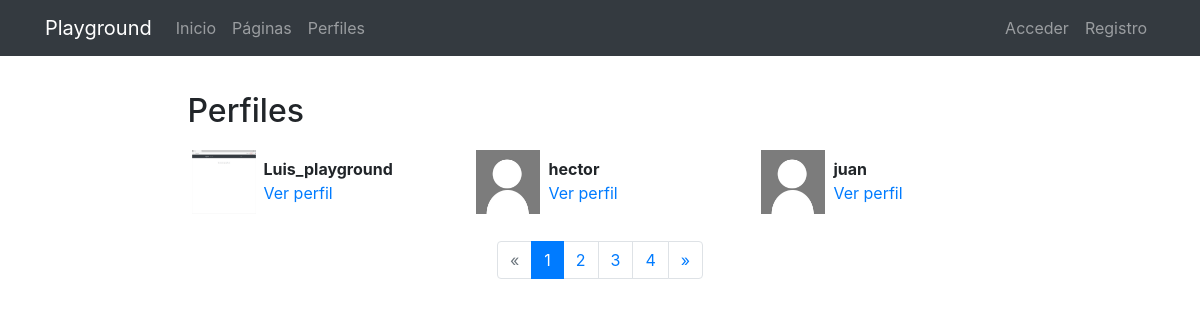
The app's page /profiles/, older data.
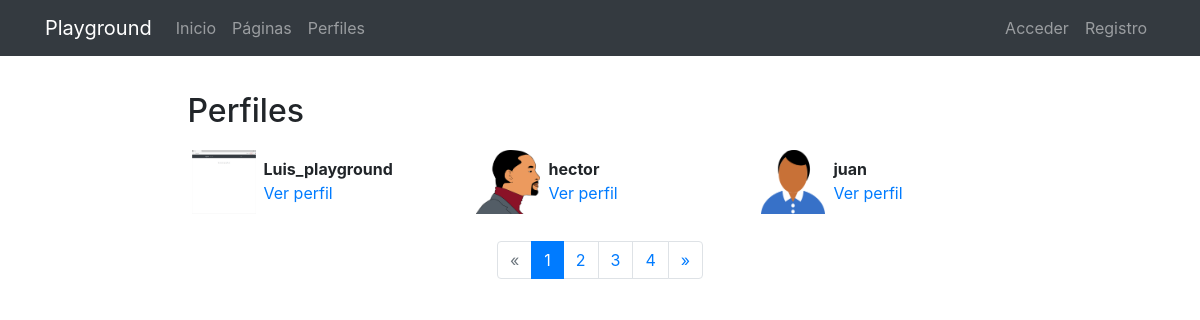
The same page, newer data.
### registration/models.py (models this page shows)
class Profile(models.Model):
    user = models.OneToOneField(User, on_delete=models.CASCADE)
    avatar = models.ImageField(upload_to=custom_upload_to, null=True, blank=True)
    bio = models.TextField(null=True, blank=True)
    link = models.URLField(max_length=200, null=True, blank=True)
    class Meta:
        ordering = ['user__username']

### Profiles/views.py (the view)
# urls.py: path('', ProfileListView.as_view(), name='profile_list'),
class ProfileListView(ListView):
    model = Profile
    template_name = 'Profiles/profile_list.html'
    paginate_by= 3

### Profiles/templates/Profiles/profile_list.html (shortened to what this page needs)
{% extends 'core/base.html' %}
{% load static %}
{% block content %}
<main role="main">
  <div class="container">
    <div class="row mt-3">
      <div class="col-md-9 mx-auto mb-5">
        <h2>Perfiles</h2>
        <div class="row">
          {% for profile in profile_list %}
            <div class="col-md-4 mt-2 mb-3 ">
              <div class="row p-1">
                <div class="col-md-12">
                  {% if profile.avatar %}
                    <img src="{{profile.avatar.url}}" class="img-fluid profile-avatar">
                  {% else %}
                    <img src="{% static 'registration/img/no-avatar.jpg' %}" class="img-fluid profile-avatar">
                  {% endif %}
                  <p class="profile-data">
                    <b>{{profile.user|truncatechars:"16"}}</b><br>
                    <a href="{% url 'profiles:profile_detail' profile.user %}">Ver perfil</a>
                  </p>
                </div>
              </div>
            </div>
          {% endfor %}
        </div>
        {% if is_paginated %}
          <nav aria-label="Page navigation">
            <ul class="pagination justify-content-center">
              {% if page_obj.has_previous %}
                <li class="page-item ">
                  <a class="page-link" href="?page={{ page_obj.previous_page_number }}">&laquo;</a>
                </li>
              {% else %}
                <li class="page-item disabled">
                  <a class="page-link" href="#" tabindex="-1">&laquo;</a>
                </li>
              {% endif %}
              {% for i in paginator.page_range %}
                <li class="page-item {% if page_obj.number == i %}active{% endif %}">
                  <a class="page-link" href="?page={{ i }}">{{ i }}</a>
                </li>
              {% endfor %}
              {% if page_obj.has_next %}
                <li class="page-item ">
                  <a class="page-link" href="?page={{ page_obj.next_page_number }}">&raquo;</a>
                </li>
              {% else %}
                <li class="page-item disabled">
                  <a class="page-link" href="#" tabindex="-1">&raquo;</a>
                </li>
              {% endif %}
            </ul>
          </nav>
        {% endif %}
      </div>
    </div>
  </div>
</main>
{% endblock %}

### core/templates/core/base.html (shortened to what this page needs)
<!DOCTYPE html>
<html lang="es">
  <head>
    {% load static %}
    <link href="{% static 'core/vendor/bootstrap/css/bootstrap.min.css' %}" rel="stylesheet">
    <link href="{% static 'core/vendor/font-awesome/css/font-awesome.min.css' %}" rel="stylesheet" type="text/css">
    <link href="{% static 'core/css/main.css' %}" rel="stylesheet">
  </head>
  <body>
    <body>
      <nav class="navbar navbar-expand-lg navbar-dark bg-dark">
        <div class="container">
          <a class="navbar-brand" href="{% url 'home' %}">Playground</a>
          <div class="collapse navbar-collapse" id="ned">
            <ul class="navbar-nav mr-auto">
              <li class="nav-item">
                <a class="nav-link" href="{% url 'home' %}">Inicio</a>
              </li>
              <li class="nav-item">
                <a class="nav-link" href="{% url 'pages:pages' %}">Páginas</a>
              </li>
              <li class="nav-item">
                <a class="nav-link" href="{% url 'profiles:profile_list' %}">Perfiles</a>
              </li>
            </ul>
            <ul class="navbar-nav">
              {% if not request.user.is_authenticated %}
              <li class="nav-item">
                <a class="nav-link" href="{% url 'login' %}">Acceder</a>
              </li>
              <li class="nav-item">
                <a class="nav-link" href="{% url 'signup' %}">Registro</a>
              </li>
              {% endif %}
            </ul>
          </div>
        </div>
      </nav>
      {% block content %}{% endblock %}
  </body>
</html>

### core/static/core/css/main.css (style rules this page uses)
main { padding-top: 20px; }
:root { --jumbotron-padding-y: 3rem; }

### Profiles/templates/Profiles/profile_list.html (style rules this page uses)
.profile-avatar { float:left;width:4rem;height:4rem }
.profile-data { padding-left:4.5rem;padding-top:.4rem; }

Row changes from the older to the newer data that the page shows:
changed Profile "hector": avatar: picture added
changed Profile "juan": avatar: picture added
